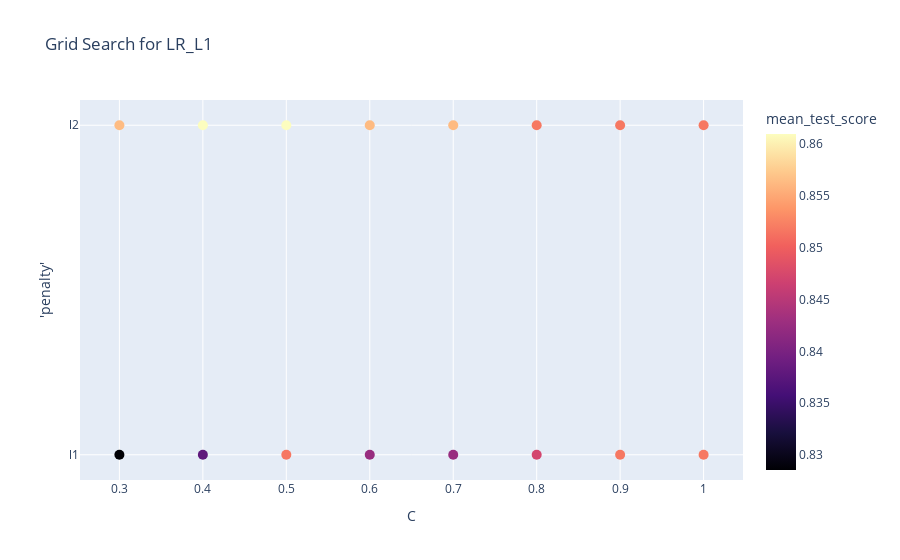

The cell this chart's notebook holds for it:
### Markdown cell above
## Logistic Regression

### Code cell
_MODEL_NAME = _MODELS[3]
model_l1 = main(dataset_name=_DATASET_NAME, model_name=_MODEL_NAME, selected_feature_indexes=selected_feature_indexes)
fig = _plot_grid_search(model_l1.cv_results_, _MODEL_NAME)
fig.show()

### Figure 1 — Plotly figure (JSON) as saved in the notebook; plotly's stock layout.template omitted (floating-point values rounded to 4 significant figures)
{"data": [{"hovertext": [0.8518, 0.8518, 0.8518, 0.8518, 0.8471, 0.8518, 0.8425, 0.8563, 0.8425, 0.8563, 0.8517, 0.861, 0.8378, 0.861, 0.8285, 0.8564], "marker": {"color": [0.8518, 0.8518, 0.8518, 0.8518, 0.8471, 0.8518, 0.8425, 0.8563, 0.8425, 0.8563, 0.8517, 0.861, 0.8378, 0.861, 0.8285, 0.8564], "colorbar": {"title": {"text": "mean_test_score"}}, "colorscale": [[0, "#000004"], [0.1111, "#180f3d"], [0.2222, "#440f76"], [0.3333, "#721f81"], [0.4444, "#9e2f7f"], [0.5556, "#cd4071"], [0.6667, "#f1605d"], [0.7778, "#fd9668"], [0.8889, "#feca8d"], [1, "#fcfdbf"]], "size": 10}, "mode": "markers", "type": "scatter", "x": ["1.0", "1.0", "0.9", "0.9", "0.8", "0.8", "0.7", "0.7", "0.6", "0.6", "0.5", "0.5", "0.4", "0.4", "0.3", "0.3"], "y": ["l1", "l2", "l1", "l2", "l1", "l2", "l1", "l2", "l1", "l2", "l1", "l2", "l1", "l2", "l1", "l2"]}], "layout": {"title": {"text": "Grid Search for LR_L1"}, "xaxis": {"title": {"text": "C"}}, "yaxis": {"title": {"text": "'penalty'"}}}}
